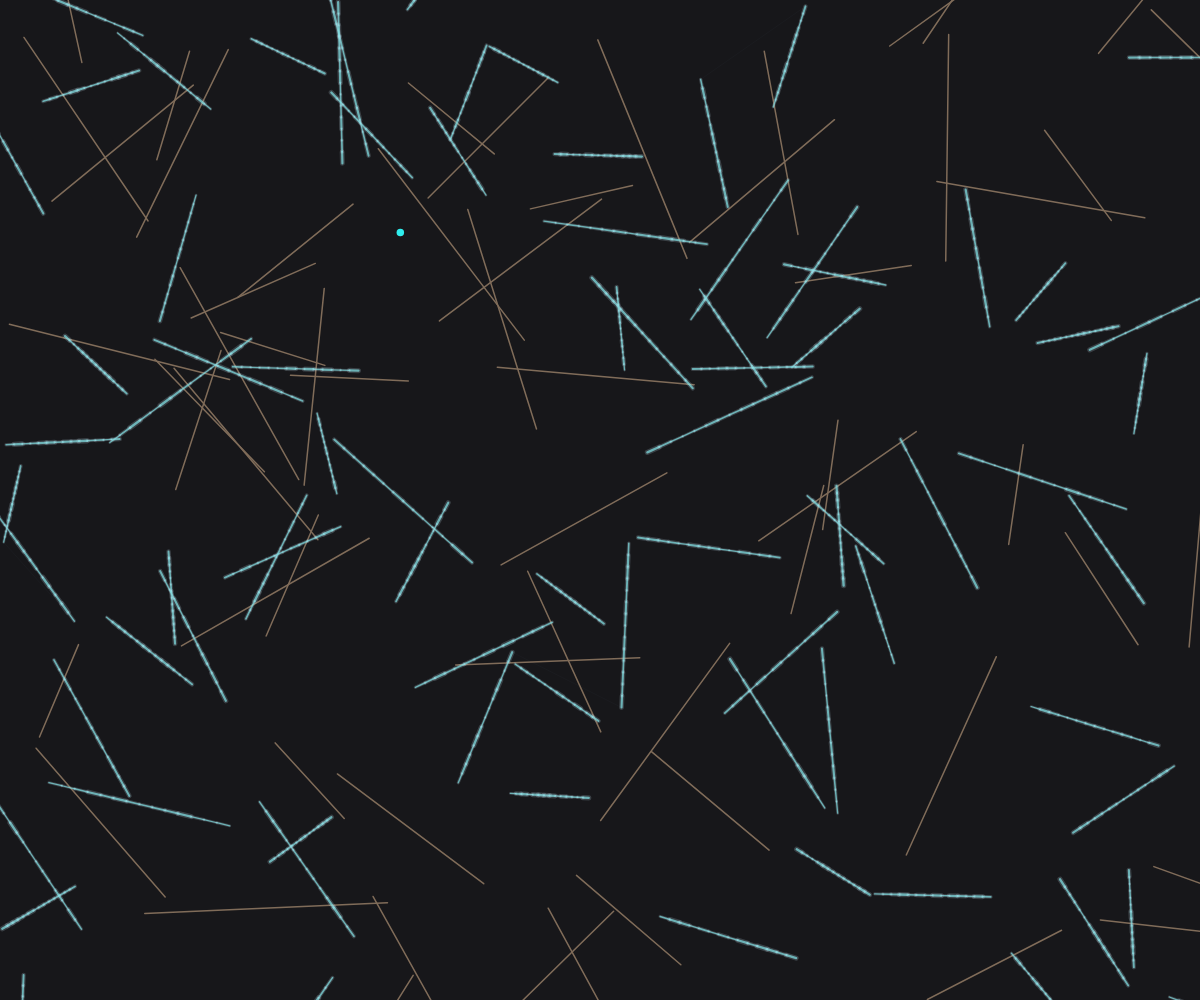
Frame 1 (no input)
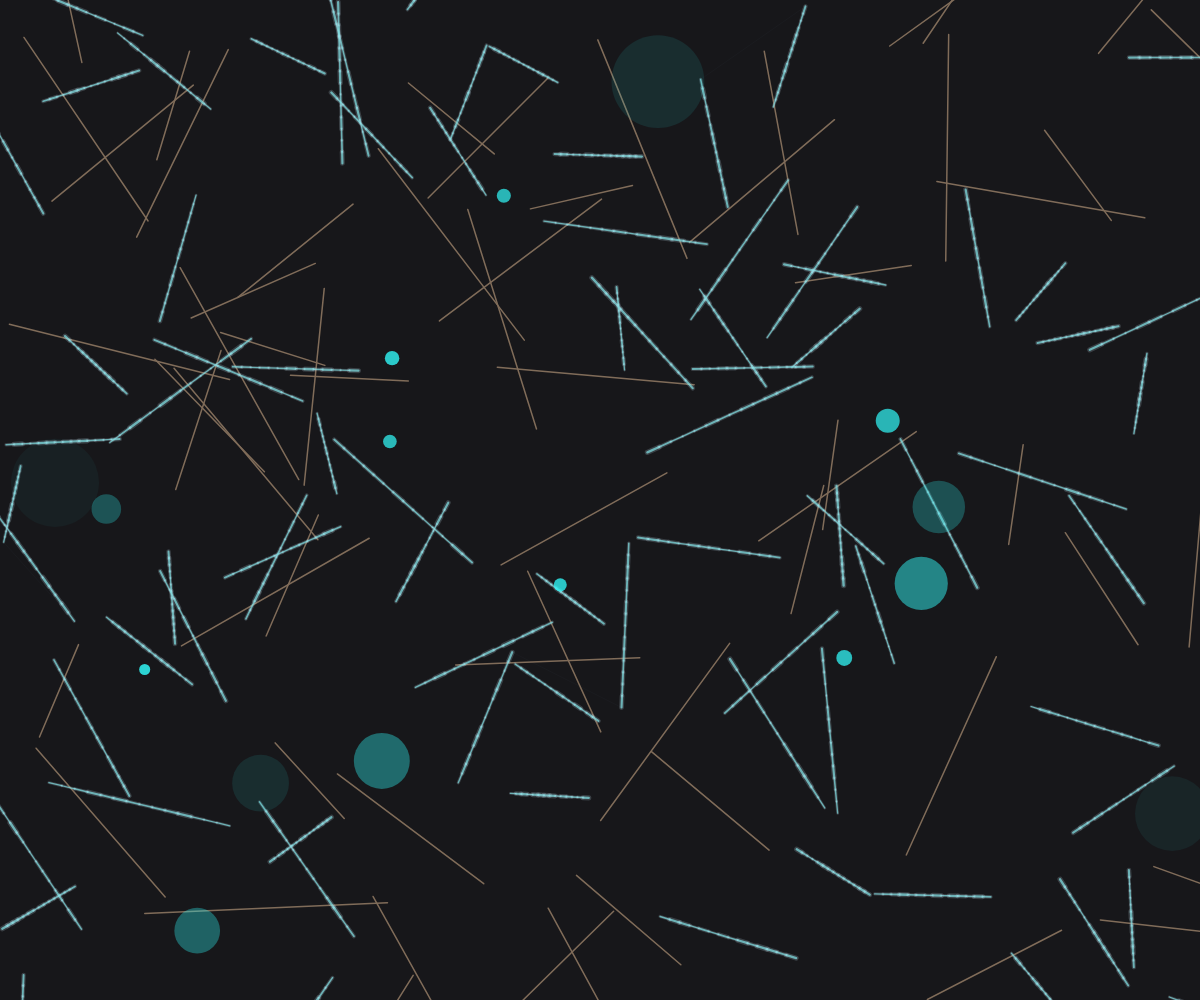
Frame 60 (no input)
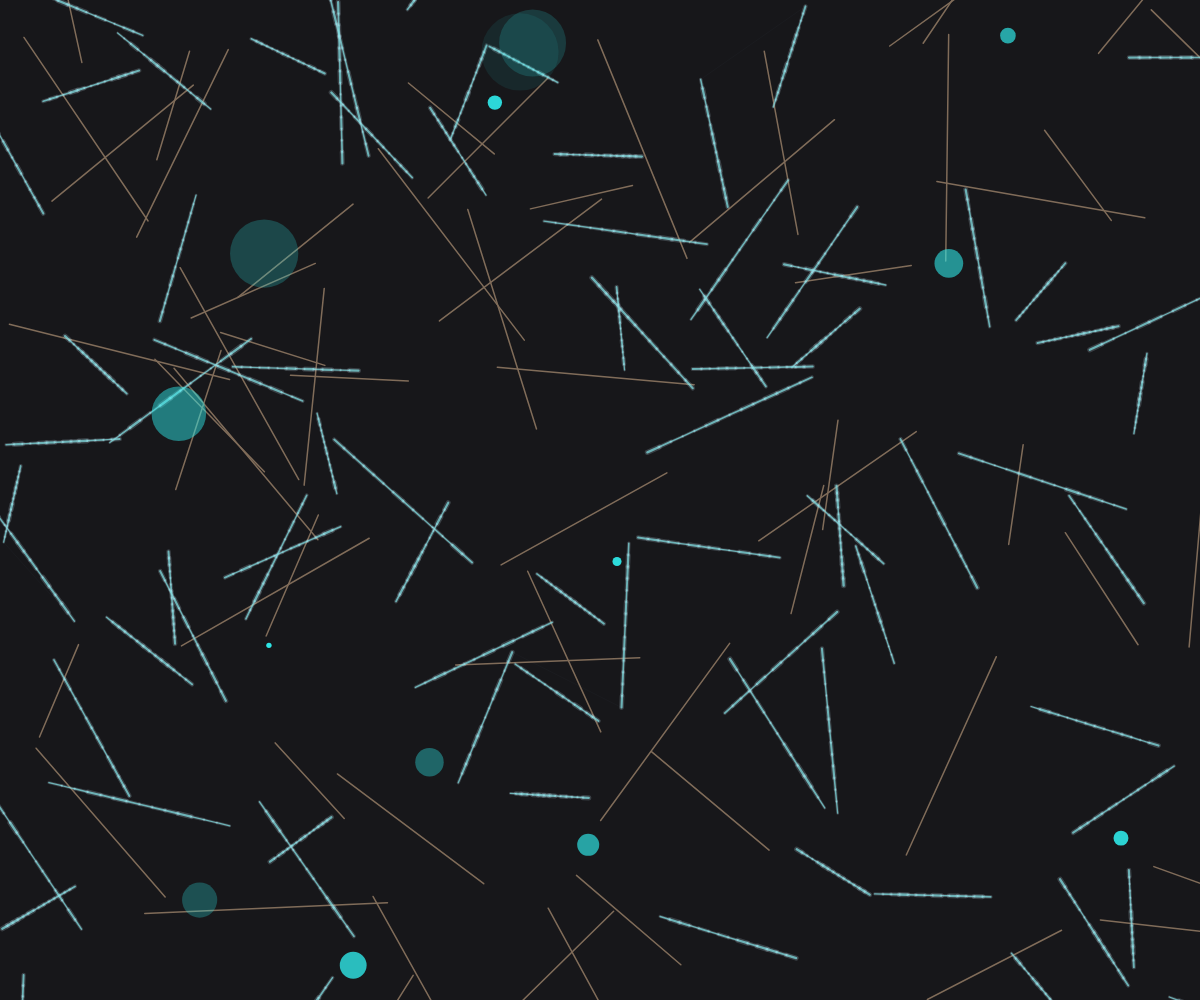
Frame 120 (the mouse pressed at the canvas centre since frame 60)

The p5.js sketch that drew these frames (run headless with seeded random() and noise() and a simulated clock; from frame 60 on, the mouse is pressed at the canvas centre):

// p5.js sketch
// ── sketch.js
let cables = [];
let pulses = [];
let copperWires = [];

function setup() {
  createCanvas(windowWidth, windowHeight);
  colorMode(HSB, 360, 100, 100, 1);
  noStroke();
  
  // Create glass fiber optic cables
  for (let i = 0; i < 80; i++) {
    let x = random(width);
    let y = random(height);
    let length = random(80, 200);
    let angle = random(TWO_PI);
    let segments = [];
    
    // Create cable segments
    for (let j = 0; j < 15; j++) {
      segments.push({
        x: x + cos(angle) * j * (length / 15),
        y: y + sin(angle) * j * (length / 15),
        radius: random(1.5, 3)
      });
    }
    
    cables.push({
      segments: segments,
      angle: angle,
      x: x,
      y: y
    });
  }
  
  // Create copper wires
  for (let i = 0; i < 60; i++) {
    let x = random(width);
    let y = random(height);
    let length = random(100, 250);
    let angle = random(TWO_PI);
    
    copperWires.push({
      x: x,
      y: y,
      length: length,
      angle: angle
    });
  }
}

function draw() {
  background(240, 10, 10); // Dark gray background
  
  // Draw copper wires
  for (let wire of copperWires) {
    stroke(30, 30, 50);
    strokeWeight(1.5);
    line(wire.x, wire.y, 
         wire.x + cos(wire.angle) * wire.length,
         wire.y + sin(wire.angle) * wire.length);
  }
  
  // Draw fiber optic cables
  for (let cable of cables) {
    // Draw cable core (glass)
    for (let i = 0; i < cable.segments.length - 1; i++) {
      let seg1 = cable.segments[i];
      let seg2 = cable.segments[i + 1];
      
      stroke(180, 50, 90, 0.7);
      strokeWeight(seg1.radius * 0.8);
      line(seg1.x, seg1.y, seg2.x, seg2.y);
    }
    
    // Draw cable outer sheath (clear)
    for (let i = 0; i < cable.segments.length - 1; i++) {
      let seg1 = cable.segments[i];
      let seg2 = cable.segments[i + 1];
      
      stroke(200, 20, 95, 0.2);
      strokeWeight(seg1.radius * 1.8);
      line(seg1.x, seg1.y, seg2.x, seg2.y);
    }
  }
  
  // Add digital pulses
  for (let i = 0; i < 3; i++) {
    if (random() < 0.1) {
      pulses.push({
        x: random(width),
        y: random(height),
        size: random(2, 8),
        alpha: 1,
        speed: random(0.5, 2)
      });
    }
  }
  
  // Update and draw pulses
  for (let i = pulses.length - 1; i >= 0; i--) {
    let pulse = pulses[i];
    
    pulse.alpha -= 0.02;
    pulse.size += pulse.speed;
    
    if (pulse.alpha <= 0) {
      pulses.splice(i, 1);
    } else {
      fill(180, 80, 95, pulse.alpha);
      noStroke();
      ellipse(pulse.x, pulse.y, pulse.size);
    }
  }
  
  // Draw subtle connections between cables
  for (let i = 0; i < cables.length - 1; i++) {
    let c1 = cables[i];
    let c2 = cables[i + 1];
    
    if (dist(c1.x, c1.y, c2.x, c2.y) < 150) {
      stroke(200, 30, 80, 0.1);
      strokeWeight(0.3);
      line(c1.x, c1.y, c2.x, c2.y);
    }
  }
}

function windowResized() {
  resizeCanvas(windowWidth, windowHeight);
}
